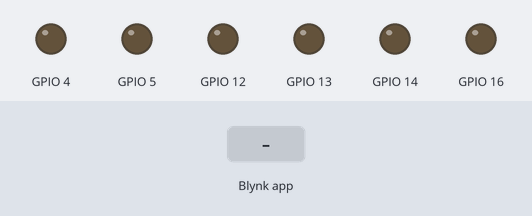
This sketch was run on a simulated ESP8266 (Wemos D1 mini). Shown: output pins drawn as LEDs (lit = HIGH). Inputs (shaded band) come from the test bench. WiFi joins after 1.5 s; servers stay silent unless stated.

Above: at 3.1 s.
3.2 s: Blynk app writes 0 to V0
At 4.2 s:
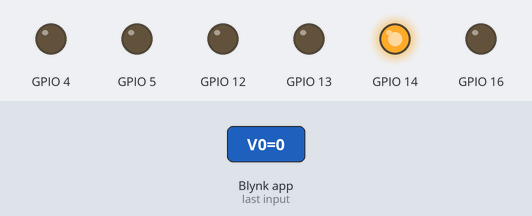
4.7 s: Blynk app writes 0 to V1
At 5.3 s:
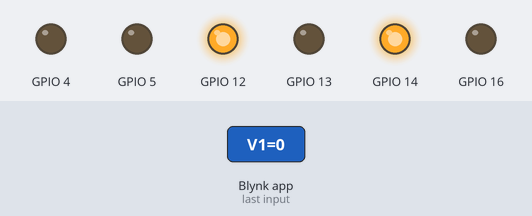
6.2 s: Blynk app writes 1 to V0
At 6.5 s:
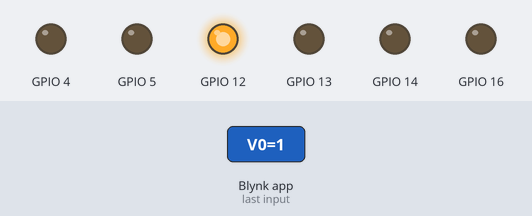
7.7 s: Blynk app writes 0 to V2
At 8.8 s:
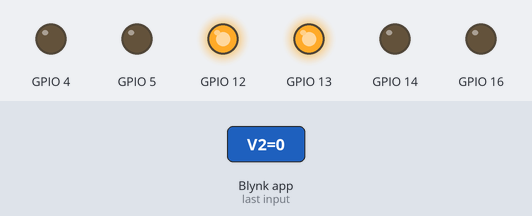
9.2 s: Blynk app writes 200 to V0
At 9.9 s:
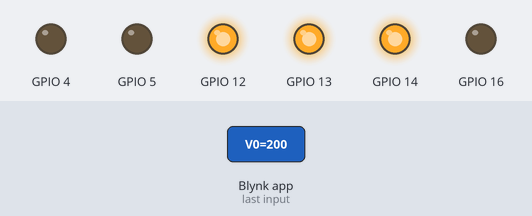
10.7 s: Blynk app writes 1 to V1
At 11.1 s:
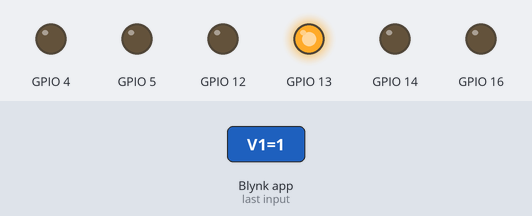
Timing chart, 0 to 13.2 s (numbered marks = the images above; inputs shaded):
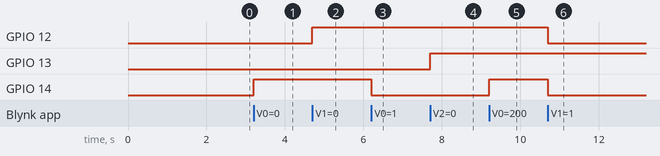

Measured:
- after the input at 3.2 s, GPIO 14: LOW → HIGH at once
- after the input at 4.7 s, GPIO 12: LOW → HIGH at once
- after the input at 6.2 s, GPIO 14: HIGH → LOW at once
- after the input at 7.7 s, GPIO 13: LOW → HIGH at once
- after the input at 9.2 s, GPIO 14: LOW → HIGH at once
- after the input at 10.7 s, GPIO 12, GPIO 14: HIGH → LOW at once

The sketch:

Edgent_ESP8266_v3.ino
```cpp
#define BLYNK_TEMPLATE_ID "*************"
#define BLYNK_DEVICE_NAME "*************"
#define BLYNK_FIRMWARE_VERSION        "0.1.0"
#define BLYNK_PRINT Serial
#define APP_DEBUG
#define USE_NODE_MCU_BOARD
#include "BlynkEdgent.h"

void setup() {
  pinMode(14, OUTPUT);
  pinMode(12, OUTPUT);
  pinMode(13, OUTPUT);
  pinMode(16, OUTPUT);
  pinMode(5, OUTPUT);
  pinMode(4, OUTPUT);
  //pinMode(15, OUTPUT);
  //pinMode(0, OUTPUT);
  Serial.begin(115200);
  delay(100);

  BlynkEdgent.begin();
}

void loop() {
  BlynkEdgent.run();
  delay(0);
}
BLYNK_WRITE(V0)
{
  if(param.asInt()==1){
    digitalWrite(14, LOW);
  }
  else{
    digitalWrite(14, HIGH);
  }
}
BLYNK_WRITE(V1)
{
  if(param.asInt()==1){
    digitalWrite(14, LOW);
    digitalWrite(12, LOW);
    Blynk.virtualWrite(V0, 255);
  }
  else{
    digitalWrite(12, HIGH);
  }
}
BLYNK_WRITE(V2)
{
  if(param.asInt()==1){
    digitalWrite(13, LOW);
  }
  else{
    digitalWrite(13, HIGH);
  }
}
BLYNK_WRITE(V3)
{
  if(param.asInt()==1){
    digitalWrite(16, LOW);
  }
  else{
    digitalWrite(16, HIGH);
  }
}
BLYNK_WRITE(V4)
{
  if(param.asInt()==1){
    digitalWrite(5, LOW);
  }
  else{
    digitalWrite(5, HIGH);
  }
}BLYNK_WRITE(V5)
{
  if(param.asInt()==1){
    digitalWrite(4, LOW);
  }
  else{
    digitalWrite(4, HIGH);
  }
}
//BLYNK_WRITE(V6)
//{
//  if(param.asInt()==1){
//    digitalWrite(15, LOW);
//  }
//  else{
//    digitalWrite(15, HIGH);
//  }
//}
//BLYNK_WRITE(V7)
//{
//  if(param.asInt()==1){
//    digitalWrite(0, LOW);
//  }
//  else{
//    digitalWrite(0, HIGH);
//  }
//}
BLYNK_CONNECTED()
{
  Blynk.syncVirtual(V0,V1,V2,V3,V4,V5);
}
```
